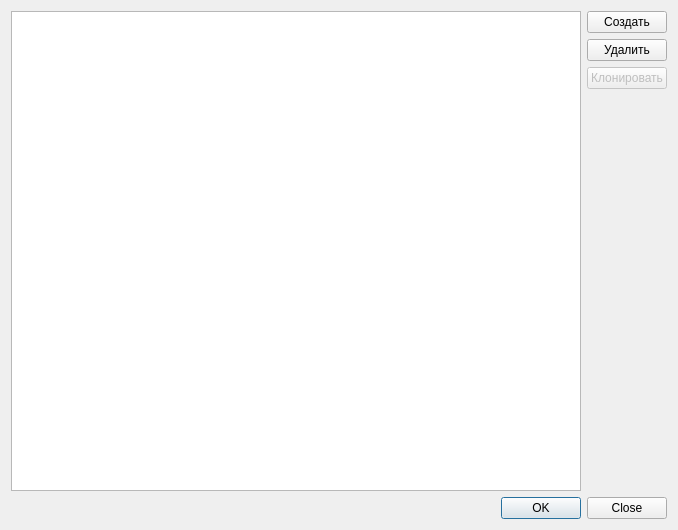
<?xml version="1.0" encoding="UTF-8"?>
<ui version="4.0">
 <class>ProjectDialog</class>
 <widget class="QDialog" name="ProjectDialog">
  <property name="geometry">
   <rect>
    <x>0</x>
    <y>0</y>
    <width>678</width>
    <height>530</height>
   </rect>
  </property>
  <property name="windowTitle">
   <string>Dialog</string>
  </property>
  <property name="windowIcon">
   <iconset resource="../../resources.qrc">
    <normaloff>:/images/G.png</normaloff>:/images/G.png</iconset>
  </property>
  <layout class="QVBoxLayout" name="verticalLayout_2">
   <item>
    <layout class="QHBoxLayout" name="horizontalLayout_3">
     <item>
      <widget class="QTableView" name="projectsTable">
       <property name="selectionMode">
        <enum>QAbstractItemView::SingleSelection</enum>
       </property>
       <property name="selectionBehavior">
        <enum>QAbstractItemView::SelectRows</enum>
       </property>
       <attribute name="horizontalHeaderCascadingSectionResizes">
        <bool>false</bool>
       </attribute>
       <attribute name="horizontalHeaderStretchLastSection">
        <bool>true</bool>
       </attribute>
       <attribute name="verticalHeaderCascadingSectionResizes">
        <bool>true</bool>
       </attribute>
      </widget>
     </item>
     <item>
      <layout class="QVBoxLayout" name="verticalLayout">
       <item>
        <widget class="QPushButton" name="createProjectBtn">
         <property name="text">
          <string>Создать</string>
         </property>
         <property name="icon">
          <iconset resource="../../resources.qrc">
           <normaloff>:/images/new.png</normaloff>:/images/new.png</iconset>
         </property>
        </widget>
       </item>
       <item>
        <widget class="QPushButton" name="delProjectBtn">
         <property name="text">
          <string>Удалить</string>
         </property>
         <property name="icon">
          <iconset resource="../../resources.qrc">
           <normaloff>:/images/delete.png</normaloff>:/images/delete.png</iconset>
         </property>
        </widget>
       </item>
       <item>
        <widget class="QPushButton" name="cloneProjectBtn">
         <property name="enabled">
          <bool>false</bool>
         </property>
         <property name="text">
          <string>Клонировать</string>
         </property>
         <property name="icon">
          <iconset resource="../../resources.qrc">
           <normaloff>:/images/copy.png</normaloff>:/images/copy.png</iconset>
         </property>
        </widget>
       </item>
       <item>
        <spacer name="verticalSpacer">
         <property name="orientation">
          <enum>Qt::Vertical</enum>
         </property>
         <property name="sizeHint" stdset="0">
          <size>
           <width>20</width>
           <height>40</height>
          </size>
         </property>
        </spacer>
       </item>
      </layout>
     </item>
    </layout>
   </item>
   <item>
    <layout class="QHBoxLayout" name="horizontalLayout_2">
     <item>
      <layout class="QHBoxLayout" name="horizontalLayout"/>
     </item>
     <item>
      <widget class="QDialogButtonBox" name="buttonBox">
       <property name="orientation">
        <enum>Qt::Horizontal</enum>
       </property>
       <property name="standardButtons">
        <set>QDialogButtonBox::Close|QDialogButtonBox::Ok</set>
       </property>
      </widget>
     </item>
    </layout>
   </item>
  </layout>
 </widget>
 <tabstops>
  <tabstop>projectsTable</tabstop>
  <tabstop>buttonBox</tabstop>
  <tabstop>createProjectBtn</tabstop>
  <tabstop>delProjectBtn</tabstop>
  <tabstop>cloneProjectBtn</tabstop>
 </tabstops>
 <resources>
  <include location="../../resources.qrc"/>
 </resources>
 <connections>
  <connection>
   <sender>buttonBox</sender>
   <signal>rejected()</signal>
   <receiver>ProjectDialog</receiver>
   <slot>reject()</slot>
   <hints>
    <hint type="sourcelabel">
     <x>316</x>
     <y>260</y>
    </hint>
    <hint type="destinationlabel">
     <x>286</x>
     <y>274</y>
    </hint>
   </hints>
  </connection>
 </connections>
</ui>
